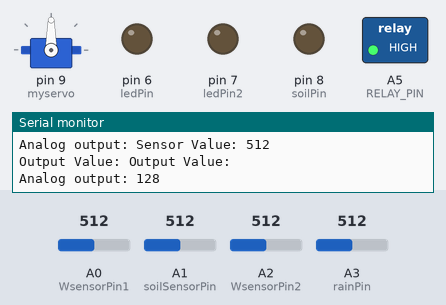
The sketch below on a simulated Arduino Uno, built with avr-gcc and run on an emulated ATmega328P. On the bench: servo, switched loads named in the sketch (green lamp = pin HIGH), output pins drawn as LEDs (lit = HIGH), the last lines printed to the serial monitor. Dashed ring = blinking. The test bench sets the inputs (shaded band); at power-on: A2 (WsensorPin2) = 512, A3 (rainPin) = 512, A1 (soilSensorPin) = 512, A0 (WsensorPin1) = 512.

Above: at 1.9 s.
2.0 s: A2 (WsensorPin2) set to 313
At 2.6 s:
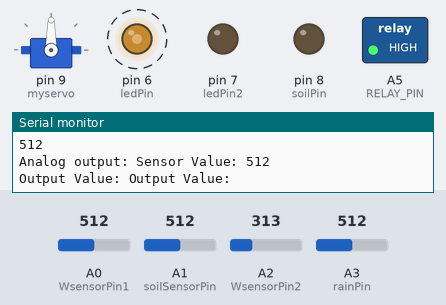
5.5 s: A2 (WsensorPin2) set to 281
At 7.6 s:
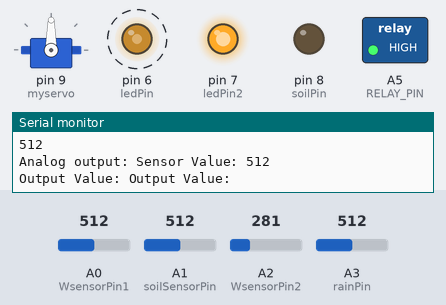
9.6 s: A3 (rainPin) set to 306
13.7 s: A1 (soilSensorPin) set to 817
17.2 s: A1 (soilSensorPin) set to 836
At 18.6 s:
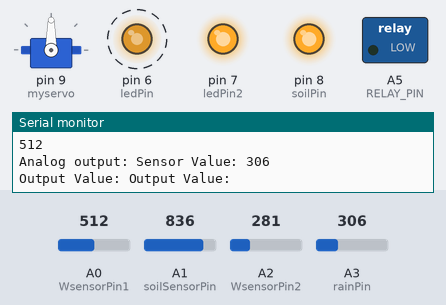
20.7 s: A3 (rainPin) set to 80
Timing chart, 0 to 25.8 s (numbered marks = the images above; inputs shaded):
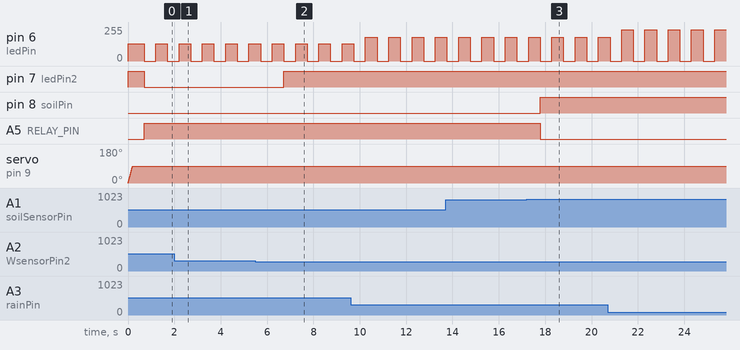

Measured:
- the behaviour switches between 300 and 299 on A2 (WsensorPin2) (found by bisection; images 1 and 2)
- the behaviour switches between 826 and 827 on A1 (soilSensorPin) (found by bisection; images 2 and 3)
- after the input at 5.5 s, pin 7 (ledPin2): LOW → HIGH after 1.2 s
- after the input at 17.2 s, pin 8 (soilPin): LOW → HIGH after 0.58 s; A5 (RELAY_PIN): HIGH → LOW after 0.58 s
- by itself, pin 6 (ledPin): alternates 236/255 for 0.50 s and 0/255 for 0.50 s

The sketch:

waterPlusPump.ino
```cpp
#include <Servo.h>
#define ledPin 6
#define ledPin2 7
#define WsensorPin1 A0
#define WsensorPin2 A2
const int RELAY_PIN = A5;
#define soilSensorPin A1
#define soilPin 8
#define rainPin A3

Servo myservo;  // create servo object to control a servo
// twelve servo objects can be created on most boards

int pos = 0; //servo angle
boolean open=true;  //is window open


void setup() {
  Serial.begin(9600);
  //water
  pinMode(ledPin, OUTPUT);
  digitalWrite(ledPin, LOW);
  pinMode(ledPin2, OUTPUT);
  digitalWrite(ledPin2, HIGH);
  pinMode(RELAY_PIN, OUTPUT);
  // soil
  pinMode(soilPin, OUTPUT);
  digitalWrite(soilPin,LOW);

//rain sensor + window
   myservo.attach(9);

}

void loop() {
  int sensorValue1 = analogRead(WsensorPin1);
  int sensorValue2 = analogRead(WsensorPin2);
   myservo.attach(9);
  Serial.println(sensorValue1);

  Serial.print("Analog output: ");


  readRain();
 // Serial.println(readSensor());
  delay(500);
  if (sensorValue1 > 100)  {
   // int outputValue = HIGH;
  //  Serial.println(outputValue);
    digitalWrite(ledPin, HIGH); // water level crossed the upper level
    digitalWrite(ledPin2, LOW);
    digitalWrite(RELAY_PIN, HIGH);  //turn off pump
  }
  if (sensorValue2< 300) {
   // int outputValue =LOW;
    Serial.println("con2");
   // Serial.println(outputValue);
    digitalWrite(ledPin2, HIGH); // water level is below lower level
    digitalWrite(ledPin, LOW);
    digitalWrite(RELAY_PIN, LOW); //turn on pump
  }
  else  {
   // int outputValue =LOW;

   // Serial.println(outputValue);
    digitalWrite(ledPin2, LOW); // in between turn off both lights
    digitalWrite(ledPin, LOW);
  }

  //soil part
  Serial.print("Analog output: ");
  Serial.println(readSensor());


    //rain
    // myservo.attach(9);
    // Serial.println(readRain());
    delay(500);
}


int readSensor() {

  int sensorValue = analogRead(soilSensorPin);  // Read the analog value from sensor
  int outputValue = map(sensorValue, 0, 1023, 255, 0); // map the 10-bit data to 8-bit data
 // analogWrite(soilPin, outputValue); // generate PWM signal
  if(outputValue<50)
  {
      digitalWrite(soilPin,HIGH);
      digitalWrite(RELAY_PIN, LOW); //turn oFF pump

  }
  else
  {
     digitalWrite(soilPin,LOW);
    digitalWrite(RELAY_PIN, HIGH); //turn on pump
  }
  return outputValue;             // Return analog moisture value
}


int readRain() {

  int sensorValue = analogRead(rainPin);  // Read the analog value from sensor

  int outputValue = map(sensorValue, 0, 1023, 255, 0); // map the 10-bit data to 8-bit data
  // Serial.println("\noutside loop");
  Serial.print("Sensor Value: ");
  Serial.println(sensorValue);
  Serial.print("Output Value: ");
  Serial.println("Output Value: ");

  analogWrite(ledPin, outputValue); // generate PWM signal
  if(outputValue>0)
  {
    if(open) //if window open, then close
    {
      for (pos = 0; pos <= 90; pos += 1) { // goes from 0 degrees to 180 degrees
    // in steps of 1 degree
      myservo.write(pos);
      delay(2);

    }
     Serial.print("\nAnalog output inside loop1: ");
    Serial.print(pos);
    open=false;
    }
  }

  else
  {
    if(!open)//if window closed, then open
    {
      for (pos = 0; pos <= 90; pos += 1) { // goes from 0 degrees to 180 degrees
    // in steps of 1 degree
      myservo.write(pos);
      delay(2);

    }
     Serial.print("\nAnalog output inside loop2: ");
     Serial.print(pos);
    open=true;
    }
  }
  return outputValue;             // Return analog rain value

}
```
